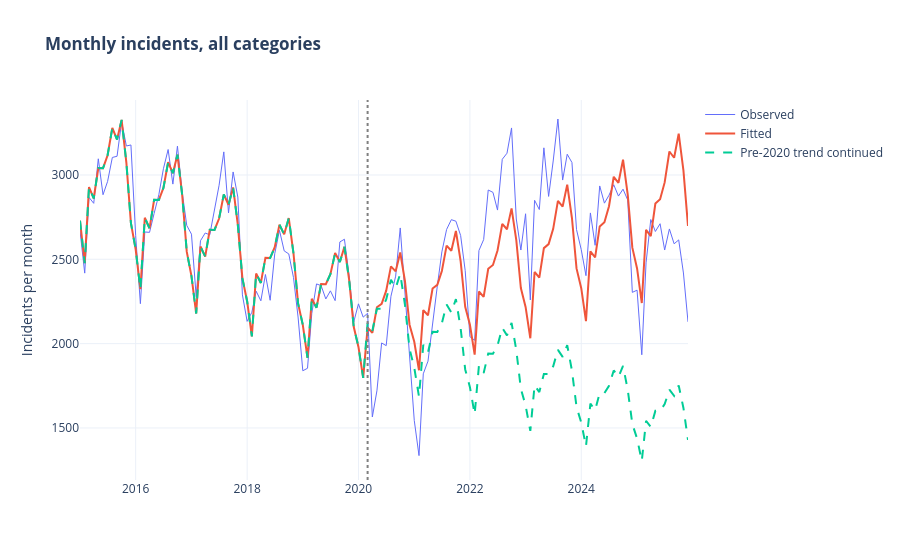

Notebook source saved alongside this figure:
### Markdown cell above
### Interrupted time series
A segmented regression on the monthly counts estimates the trend before March 2020, the **level change** at the break and the **change of slope** afterwards, with a monthly seasonal pattern and standard errors that are robust to autocorrelation. It works on the logarithm of the counts, so the effects are read as percentages.

A single break cannot separate the lockdowns from the recovery that followed, and the results describe a temporal association with the break date, not the effect of the pandemic itself.

### Code cell
monthly_total = monthly_counts(full)
its_total = interrupted_time_series(monthly_total, COVID_BREAK)
display(its_total["table"].round(3))
print("Durbin-Watson of the residuals: {:.2f} (about 2 means little leftover autocorrelation)".format(
    its_total["durbin_watson"]))
if its_total["durbin_watson"] < 1.5:
    print("Strong leftover autocorrelation: the standard errors account for it, but a straight-line trend "
          "is a rough description of this series, so read the intervals as indicative.")

fig = go.Figure()
fig.add_scatter(x=monthly_total.index, y=monthly_total, name="Observed", mode="lines", line=dict(width=1))
fig.add_scatter(x=monthly_total.index, y=its_total["fitted"], name="Fitted", mode="lines")
fig.add_scatter(x=monthly_total.index, y=its_total["counterfactual"], name="Pre-2020 trend continued",
                mode="lines", line=dict(dash="dash"))
fig.add_shape(type="line", x0=COVID_BREAK, x1=COVID_BREAK, y0=0, y1=1, yref="paper",
              line=dict(dash="dot", color="grey"))
fig.update_layout(title="<b>Monthly incidents, all categories</b>", yaxis_title="Incidents per month",
                  legend_title_text="")
fig.show()

### Figure 1 — Plotly figure (JSON) as saved in the notebook; plotly's stock layout.template omitted (floating-point values rounded to 4 significant figures; data arrays with more than 128 entries replaced by an {"elided": "..."} marker saying what was removed)
{"data": [{"line": {"width": 1}, "mode": "lines", "name": "Observed", "type": "scatter", "x": {"elided": "132 str values"}, "y": {"elided": "132 int values"}}, {"mode": "lines", "name": "Fitted", "type": "scatter", "x": {"elided": "132 str values"}, "y": {"elided": "132 float values"}}, {"line": {"dash": "dash"}, "mode": "lines", "name": "Pre-2020 trend continued", "type": "scatter", "x": {"elided": "132 str values"}, "y": {"elided": "132 float values"}}], "layout": {"legend": {"title": {"text": ""}}, "shapes": [{"line": {"color": "grey", "dash": "dot"}, "type": "line", "x0": "2020-03-01", "x1": "2020-03-01", "y0": 0, "y1": 1, "yref": "paper"}], "title": {"text": "<b>Monthly incidents, all categories</b>"}, "yaxis": {"title": {"text": "Incidents per month"}}}}
